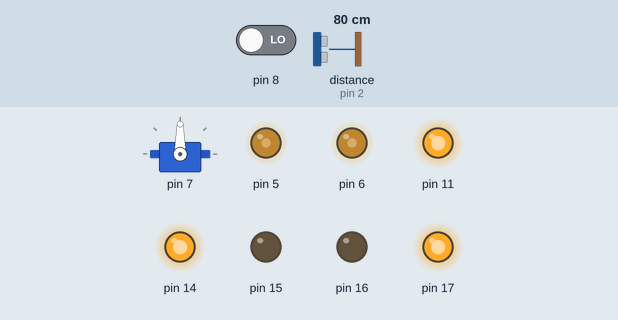
Simulated run of this program. Board: Arduino Uno, built with avr-gcc and run on an emulated ATmega328P. On the bench: servo, output pins drawn as LEDs (lit = HIGH). The inputs (shaded band) are chosen by the test bench; at power-on: distance to the obstacle (sensor on pin 2) 80 cm, pin 8 LOW. The audio player accepts every command and is not drawn; pins used as bus, display or sensor lines are not drawn; what the program prints to the serial monitor is not drawn.

Above: at 4.5 s.
5.7 s: distance to the obstacle (sensor on pin 2) set to 32 cm
8.7 s: distance to the obstacle (sensor on pin 2) set to 26 cm
At 11.4 s:
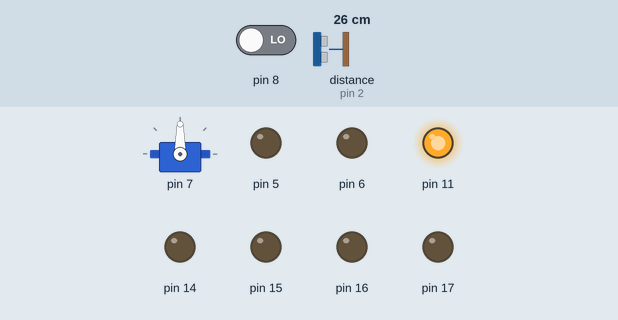
11.7 s: distance to the obstacle (sensor on pin 2) set to 35 cm
At 12.56 s:
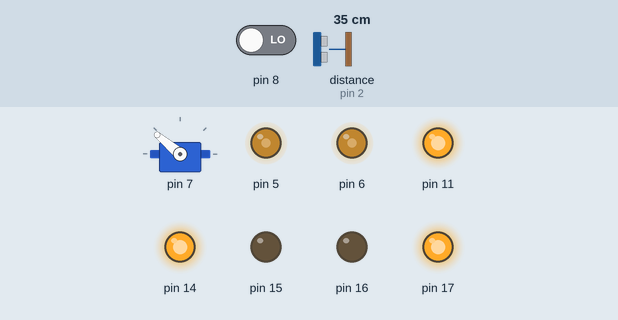
14.7 s: distance to the obstacle (sensor on pin 2) set to 2 cm
At 16.4 s:
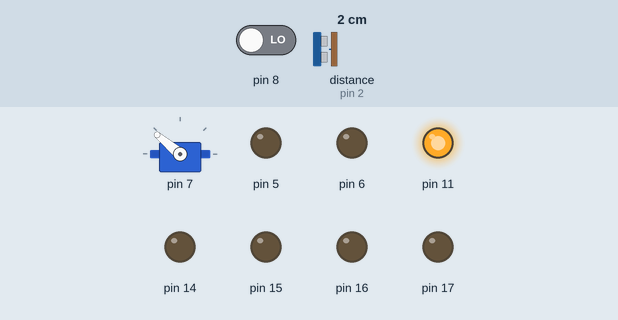
Timing chart, 0 to 18.7 s (numbered marks = the images above; inputs shaded):
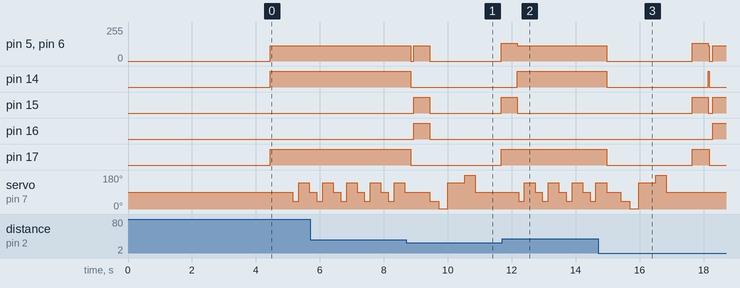

The program:

main.cpp
```cpp
// (licence header left out)
#include "Arduino.h"
#include "SoftwareSerial.h"
#include "SelfCar.h"
#include "Dfplayer.h"
#include "IR.h"
#include "Led.h"
#include "BT.h"
#include "CarState.h"
#include "DfpGpio.h"
#include "LedGpio.h"
#include "BtGpio.h"


//"""""""""""""""""""""""" my objects

SoftwareSerial Bluetooth(BtGpio::BTrxPin, BtGpio::BTtxPin);

LED::Led ledControl(LedGpio::ledControlPin, true);

SelfCar Roberto(&Bluetooth);

BT myBT(&Roberto, &ledControl, &Bluetooth);

IR myIR(&Roberto, &ledControl, &Bluetooth);


/////////////////////////////////////////////////////////
void setup()
{
  // init hardware serial
  Serial.begin(115200);

  // do not attach servo inside class constructor
  // attaching the servo inside the main script setup()
  Roberto.radarAttach();

  // Positions radar ahead
  Roberto.lookAhead();

  // init Roberto in automatic mode
  Roberto.updateState(CarState::automatic);

  // set initial motor speed
  Roberto.setMotorSpeed(115);
  Roberto.setTurnSpeed(135);

  // init DFPlayer
  Roberto.myDFP.begin();

  // init IR remote control
  myIR.begin();

  // better random
  randomSeed(micros() % 43);

  // play Good Morning message
  Roberto.myDFP.playGoodMorningMsg();
  delay(500);

  // init BT remote control
  myBT.begin(9600);
  delay(100);

  // set BT as listening
  myBT.listen();
}


//////////////////////////////////////////////////////////
void loop()
{

  constexpr unsigned long ScanFrontTimeout{700}; ///< scanFront timeout
  static unsigned long lastScanTime{millis()};   ///< used for scanFront timeout
  static unsigned long timeNow;                  ///< used for scanFront timeout

  //""""""""""""""""""""""""scan ahead
  Roberto.scanAhead();
  Roberto.moveForward();

  //"""""""""""""""""""""""" checK IR or BT command
  myIR.checkIRCommand();
  myBT.checkBTcommand();

  //"""""""""""""""""""""""" scan front each 700ms
  timeNow = millis();

  if (timeNow - lastScanTime > ScanFrontTimeout)
  {
    lastScanTime = timeNow;
    Roberto.scanFront();
    Roberto.moveForward();
  }

  delay(15);
}
////////////////////////////////////////////////////////////
```

Measured:
- the behaviour switches between 30 and 29 cm on distance to the obstacle (sensor on pin 2) (found by bisection; images 0 and 1)
- after the input at 8.7 s, pin 5, pin 6: 115/255 → 0/255 after 0.14 s, → 115/255 0.10 s later, → 0/255 0.50 s later, → 135/255 2.2 s later; pin 14: HIGH → LOW after 0.14 s; pin 15: LOW → HIGH after 0.24 s, → LOW 0.50 s later, → HIGH 2.2 s later; pin 16: LOW → HIGH after 0.24 s, → LOW 0.50 s later; pin 17: HIGH → LOW after 0.14 s, → HIGH 2.8 s later
- after the input at 11.7 s, pin 6: goes on until 12.2 s, then stays 115/255; pin 14: goes on until 12.2 s, then stays HIGH; pin 15: goes on until 12.2 s, then stays LOW; pin 16: stays LOW (without the input it goes to HIGH after 0.61 s); pin 17: stays HIGH (without the input it goes to LOW after 0.51 s)
- after the input at 14.7 s, pin 5, pin 6: 115/255 → 0/255 after 0.26 s, → 135/255 2.7 s later, → 0/255 0.50 s later, → 115/255 0.15 s later
